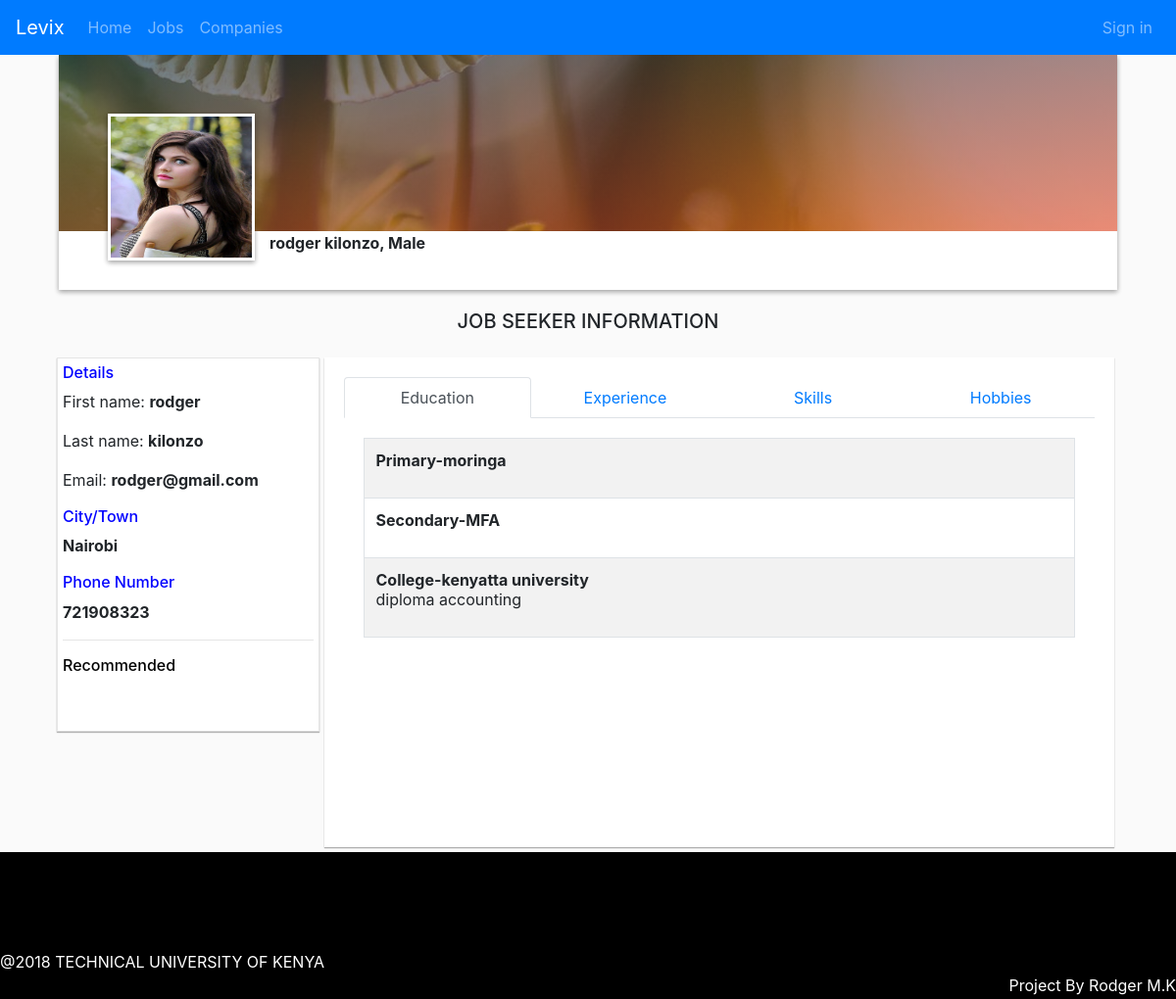
/user/profile.php?user_id=3, run on the app's committed database.
### tables this page shows
CREATE TABLE `job_seeker` (
  `user_id` int(11) NOT NULL,
  `first_name` varchar(20) NOT NULL,
  `last_name` varchar(20) NOT NULL,
  `email` varchar(100) NOT NULL,
  `gender` varchar(10) NOT NULL,
  `location` varchar(50) NOT NULL,
  `phone_number` int(20) NOT NULL,
  `hobbies` varchar(500) NOT NULL,
  `skills` varchar(500) NOT NULL,
  `education` varchar(500) NOT NULL,
  `experience` varchar(500) NOT NULL,
  `password` varchar(100) NOT NULL
);

### user/profile.php (the view, shortened to what this page needs)
<html lang="en">
<?php
if(isset($_GET['user_id'])){
    $user_id=$_GET['user_id'];
    include "../functions/connect.php";
   $select = mysqli_query($conn, "SELECT * FROM `job_seeker` WHERE `user_id` = '$user_id' ");
    if (mysqli_num_rows($select)) {
    ?>
  <head>
    <link rel="stylesheet" href="https://maxcdn.bootstrapcdn.com/bootstrap/4.0.0/css/bootstrap.min.css">
<link rel="stylesheet" href="https://cdnjs.cloudflare.com/ajax/libs/font-awesome/4.7.0/css/font-awesome.min.css">
<link rel="stylesheet" href="https://cdnjs.cloudflare.com/ajax/libs/bootstrap-social/5.1.1/bootstrap-social.css">
  </head>
  <body>
<nav class="navbar navbar-expand-lg navbar-dark bg-primary">
 <a class="navbar-brand" href="#">Levix
</a>
  <div class="collapse navbar-collapse" id="navbarSupportedContent">
    <ul class="navbar-nav mr-auto">
       <li class="nav-item ">
        <a class="nav-link" href="../index.php">Home <span class="sr-only">(current)</span></a>
      </li>
      <li class="nav-item">
        <a class="nav-link" href="../jobs.php">Jobs <span class="sr-only">(current)</span></a>
      </li>
      <li class="nav-item">
        <a class="nav-link" href="../Companies.php">Companies</a>
      </li>
    </ul>
    <div>
           <ul class="navbar-nav mr-auto ">
         <?php
if(!isset($_COOKIE["sess_user"])){
?>
       <li class="nav-item ">
        <a class="nav-link " href="#"  data-toggle="modal" data-target="#loginModal">Sign in</a>
      </li>
    <?php }?>
    </ul>
    </div>
  </div>
</nav>
<div  style="width: 90%;margin: 0 auto 0 auto;box-shadow: 0 2px 5px 0 rgba(0,0,0,.16), 0 2px 5px 0 rgba(0,0,0,.23);">
	<?php
   include "../functions/connect.php";
   $user_id=$_GET['user_id'];
            $query = mysqli_query($conn,"SELECT * from job_seeker WHERE user_id= $user_id");
               while ($row = mysqli_fetch_array($query)) {
  ?>
  <div style="width: 100%;height:180px;" class="bg-img">
		<img src=<?php
if(file_exists("../images/profile/job_seeker/".$row['email'].".jpg")){
 echo  "../images/profile/job_seeker/".$row['email'].".jpg";
}
else{
  if(file_exists("../images/profile/job_seeker/".$row['email'].".png")){
 echo  "../images/profile/job_seeker/".$row['email'].".png";
}else{
  echo "../images/profile/job_seeker/prof.png";
}
}
    ?> alt="profile img" style="width: 150px;height: 150px;margin-left:50px;transform: translateY(60px);border: 3px solid white;box-shadow: 0 2px 5px 0 rgba(0,0,0,.16), 0 2px 5px 0 rgba(0,0,0,.23)">
  </div>
	<div style="width: 100%;background-color: white;min-height:60px">
		 <div style="margin-left: 210px"><strong style="margin:5px;overflow: hidden"><?php echo $row['first_name']." ".$row['last_name']; ?>, <?php echo $row['gender']; ?></strong></div></div>
<?php } ?>
</div>
<h5 style="text-align: center;margin:20px">JOB SEEKER INFORMATION</h5>
 <div class="main">
 <div class="about" style="background-color:white">
  <?php
   include "../functions/connect.php";
      $user_id=$_GET['user_id'];
            $query = mysqli_query($conn,"SELECT * from job_seeker WHERE user_id=$user_id");
               while ($row = mysqli_fetch_array($query)) {
  ?>
<h6 style="color: blue">Details</h6>
<p>First name: <b><?php echo $row['first_name']; ?></b></p>
<p>Last name: <b><?php echo $row['last_name']; ?></b></p>
<p>Email: <b><?php echo $row['email']; ?></b></p>
<h6 style="color: blue">City/Town</h6>
 <p><b><?php echo $row['location']; ?></b></p>
 <h6 style="color: blue">Phone Number</h6>
<p><b><?php echo $row['phone_number']; ?></b></p>
 <hr/>
<div><h6 style="color: black">Recommended</h6>
<?php
include "../functions/connect.php";
$user_id=$_GET['user_id'];
    $query = mysqli_query($conn,"SELECT * from job_seeker WHERE user_id=$user_id");
?>
</div><br>
<?php } ?>
</div>
<div class="container" style="background-color:white;min-height: 500px;">
<ul class="nav nav-tabs nav-justified">
  <li class="nav-item">
    <a class="nav-link active" data-toggle="tab" href="#Education">Education</a>
  </li>
  <li class="nav-item">
    <a class="nav-link"  data-toggle="tab" href="#Experience">Experience</a>
  </li>
  <li class="nav-item">
    <a class="nav-link" data-toggle="tab" href="#Skills">Skills</a>
  </li>
  <li class="nav-item">
    <a class="nav-link " data-toggle="tab" href="#Hobbies">Hobbies</a>
  </li>
</ul>
  <div class="tab-content" style="padding: 20px">
    <div id="Education" class="tab-pane fade-in active">
<table  class="table table-striped table-bordered">
      <?php
include "../functions/connect.php";
  $user_id=$_GET['user_id'];
    $query = mysqli_query($conn,"SELECT * from job_seeker WHERE user_id=$user_id");
               while ($row = mysqli_fetch_array($query)) {
 $education=json_decode($row['education'],true);
@ $keys=array_keys($education) ;
$value=0;
while(isset($keys[$value])){
      ?>
      <tr><td>
        <strong><?php echo $keys[$value]; ?></strong>
  <p><?php echo implode(array_slice($education, $value, 1)) ; ?></p>
    <?php $value=$value+1;}}?>
      </td></tr>
</table>
    </div>
  </div>
</div>
</div>
  </body>
  <footer>
    <div style="padding-top:100px;width:100%">
   <div>@2018 TECHNICAL UNIVERSITY OF KENYA </div>
<div style="float:right;right:10px">Project By Rodger M.K</div>
  </div>
  </footer>
<?php }else{
  echo "USER DOES NOT EXIST";
} }else{
echo "PLEASE SELECT USER";
}?>
</html>

### user/profile.php (style rules this page uses)
body { margin: 0px; background-color:#FAFAFA; }
.container { padding: 10px; }
footer { background-color: black; height: 150px; width: 100%; color:white; bottom: 0; }
@media (min-width: 700px) { .main { display: flex; flex-wrap: wrap; padding: 5px; align-items: flex-start; width:92%; margin: 0 auto 0 auto; } }
.about { padding: 5px; flex:1; border:0.5px solid #e5e5e5; margin-right: 5px; margin-left: 5px; box-shadow: 0 1px 1.5px 0 rgba(0,0,0,.12), 0 1px 1px 0 rgba(0,0,0,.24); padding-bottom: 25px; }
.container { margin-right:10px; box-shadow: 0 1px 1.5px 0 rgba(0,0,0,.12), 0 1px 1px 0 rgba(0,0,0,.24); flex:3; padding: 20px; }

### data on the page
job_seeker: email (picture), first_name "rodger", last_name "kilonzo", gender "Male", email "rodger@gmail.com", location "Nairobi", phone_number "721908323", education "Primary-moringa", education "Secondary-MFA", education "College-kenyatta university", education "diploma accounting"
